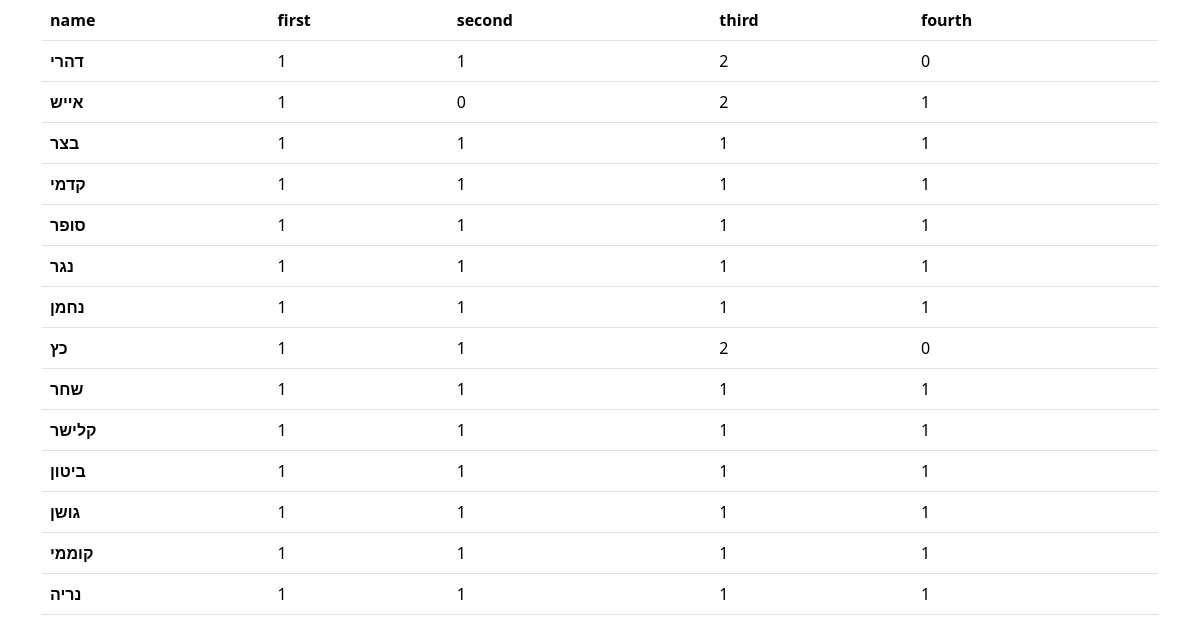
The page /admin on the database its author committed.
### tables this page shows
CREATE TABLE names(
	name text primary key ,
	first text,
	second text,
	third text,
	fourth text
	);

### app.py (the view)
@app.route("/admin")
def admin():
	con = sqlite3.connect('names.db')
	cur=con.cursor()
	cur.execute('SELECT * FROM names')
	names = cur.fetchall()
	con.close()
	return render_template('admin.html', names=names)

### templates/admin.html (shortened to what this page needs)
<!DOCTYPE html>
<html>
<head>
	<link href="https://cdn.jsdelivr.net/npm/bootstrap@5.3.3/dist/css/bootstrap.min.css" rel="stylesheet">
	<link rel="stylesheet" href="https://cdn.jsdelivr.net/npm/bootstrap-icons@1.11.3/font/bootstrap-icons.min.css">
</head>
<body>
<div class="container">
	<table class="table">
  <thead>
    <tr>
      <th scope="col">name</th>
      <th scope="col">first</th>
      <th scope="col">second</th>
      <th scope="col">third</th>
      <th scope="col">fourth</th>
    </tr>
  </thead>
  <tbody>
  	{% for name in names %}
    <tr>
      <th scope="row">{{name[0]}}</th>
      <td>{{name[1]}}</td>
      <td>{{name[2]}}</td>
      <td>{{name[3]}}</td>
      <td>{{name[4]}}</td>
    </tr>
    {% endfor %}
  </tbody>
</table>
</div>
</body>
</html>

### rows shown on the page
names: name "דהרי", first "1", second "1", third "2", fourth "0"
names: name "אייש", first "1", second "0", third "2", fourth "1"
names: name "בצר", first "1", second "1", third "1", fourth "1"
names: name "קדמי", first "1", second "1", third "1", fourth "1"
names: name "סופר", first "1", second "1", third "1", fourth "1"
names: name "נגר", first "1", second "1", third "1", fourth "1"
names: name "נחמן", first "1", second "1", third "1", fourth "1"
names: name "כץ", first "1", second "1", third "2", fourth "0"
names: name "שחר", first "1", second "1", third "1", fourth "1"
names: name "קלישר", first "1", second "1", third "1", fourth "1"
names: name "ביטון", first "1", second "1", third "1", fourth "1"
names: name "גושן", first "1", second "1", third "1", fourth "1"
names: name "קוממי", first "1", second "1", third "1", fourth "1"
names: name "נריה", first "1", second "1", third "1", fourth "1"
